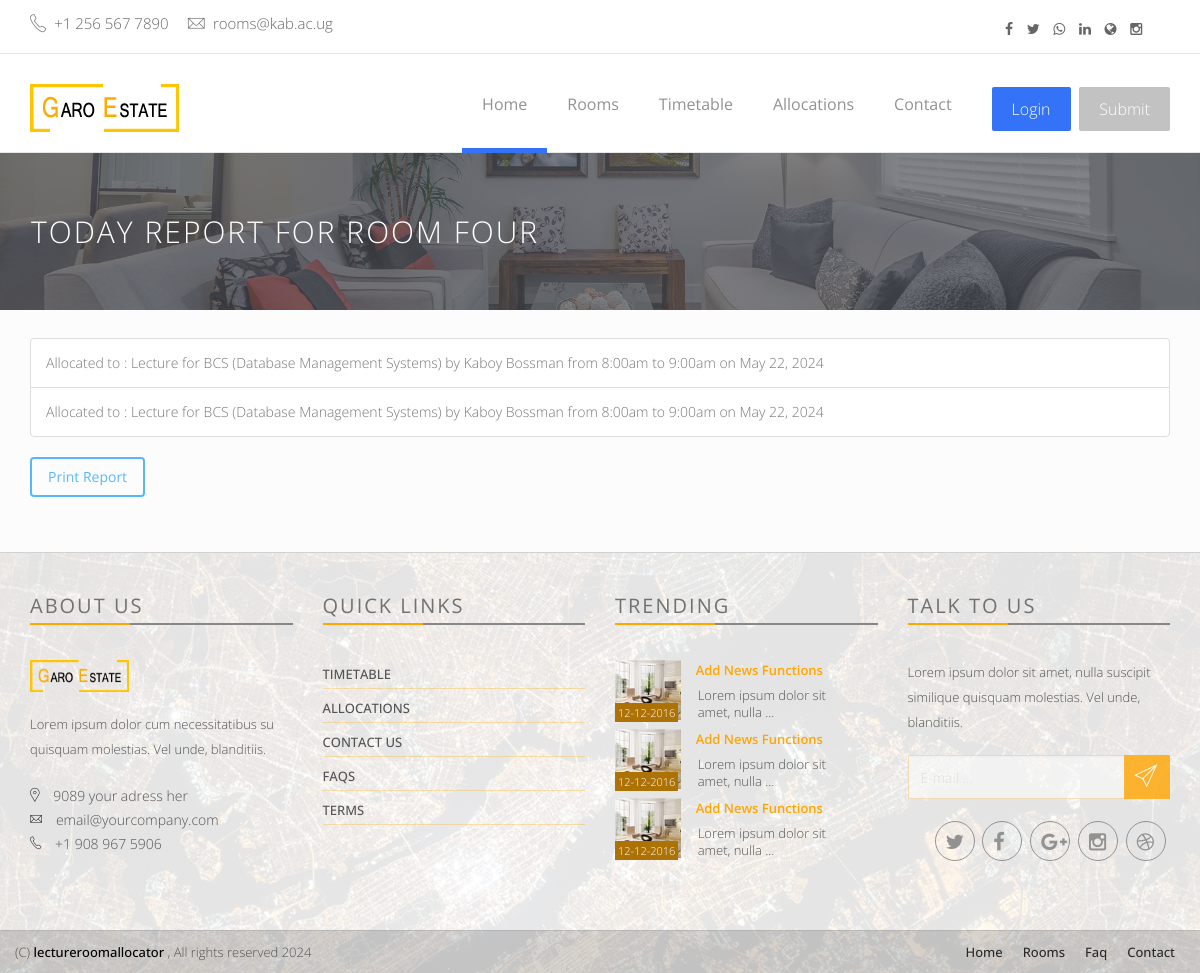
/today-report-?/4, run on the app's committed database.
### allocator/models.py (models this page shows, shortened)
class Report(models.Model):
    room = models.ForeignKey(Room, on_delete=models.CASCADE, related_name='reports')
    allocated_to = models.TextField(null=True)
    from_time = models.CharField(max_length=100, null=True)
    to_time = models.CharField(max_length=100, null=True)
    date_generated = models.DateTimeField(auto_now=True)

### allocator/views.py (the view)
# urls.py: path('today-report-?/<int:room_id>', views.today_report, name='today_report'),
def today_report(request, room_id):
    cur_room = Room.objects.get(id=room_id)
    all_reports = Report.objects.filter(room=cur_room)
    reports = []
    for report in all_reports:
        if report.date_generated.date() == datetime.now().date():
            reports.append(report)
    context = {
        'title' : f'Today Report for {cur_room.room_name}',
        'reports' : reports
    }
    return render(request, 'allocator/report.html', context)

### allocator/templates/allocator/report.html (shortened to what this page needs)
{% extends "allocator/base.html" %}
{% load static %}
{% block content %}
<div class="page-head">
    <div class="container">
        <div class="row">
            <div class="page-head-content">
                <h1 class="page-title">{{title}}</h1>
            </div>
        </div>
    </div>
</div>
<div class="content-area single-property" style="background-color: #FCFCFC;">&nbsp;
    <div class="container">
        <ul class="list-group" id="report">
            {% for report in reports %}
            <li class="list-group-item">Allocated to : {{report.allocated_to}} from {{report.from_time}} to {{report.to_time}} on {{report.date_generated.date}}</li>
            {% endfor %}
          </ul>
        <button onclick="print()" class="btn btn-info">Print Report</button>
    </div>
</div>
{% endblock content %}

### allocator/static/allocator/css/assets/css/style.css (style rules this page uses)
html, body { width: 100%; overflow-x: hidden; }
body { height:100%; font-family: 'Open Sans', sans-serif; font-weight: 300; padding:0; margin:0; font-size:14px; line-height: 28px; color: #777; background: #fff; position: relative; }
h1, .h1, h2, .h2, h3, .h3, h4, .h4, h5, .h5, h6, .h6, p, .navbar, .brand, .btn-simple { -moz-osx-font-smoothing: grayscale; -webkit-font-smoothing: antialiased; }
h1, .h1, h2, .h2, h3, .h3, h4, .h4 { font-weight: 400; }
h1, .h1 { font-size: 52px; }
button { border-radius: 3px; outline: thin dotted; outline: 5px auto -webkit-focus-ring-color; outline-offset: -2px; outline: 0; outline-offset: 0; border: none; overflow: visible; }
button, select { text-transform: none; }
button, html input[type="button"], input[type="reset"], input[type="submit"] { -webkit-appearance: button; cursor: pointer; }
.btn { border-width: 2px; background-color: rgba(0,0,0,.0); font-weight: 400; opacity: 0.8; padding: 8px 16px; }
.btn-info { color: #2CA8FF; border-color: #2CA8FF; }
.page-head { background: #494C53 url("../../assets/img/page-header.jpg") no-repeat scroll center top / cover; color:#FFF; position: relative; min-height: 140px; }
.page-head-content { padding-top: 52px; padding-bottom: 52px; }
.page-head-content .page-title { margin: 0px; padding: 10px 16px; font-size: 30px; font-weight: 300; text-transform: uppercase; letter-spacing: 2px; }
.content-area { background-color: #FCFCFC; padding-bottom: 55px; }
.page-title { padding-top: 55px; }

### data on the page
Report: allocated_to "Lecture for BCS (Database Management Systems) by Kaboy Bossman", from_time "8:00am", to_time "9:00am", date_generated "May 22, 2024"
Report: allocated_to "Lecture for BCS (Database Management Systems) by Kaboy Bossman", from_time "8:00am", to_time "9:00am", date_generated "May 22, 2024"

### other printed values
{{ title }} "TODAY REPORT FOR ROOM FOUR"
